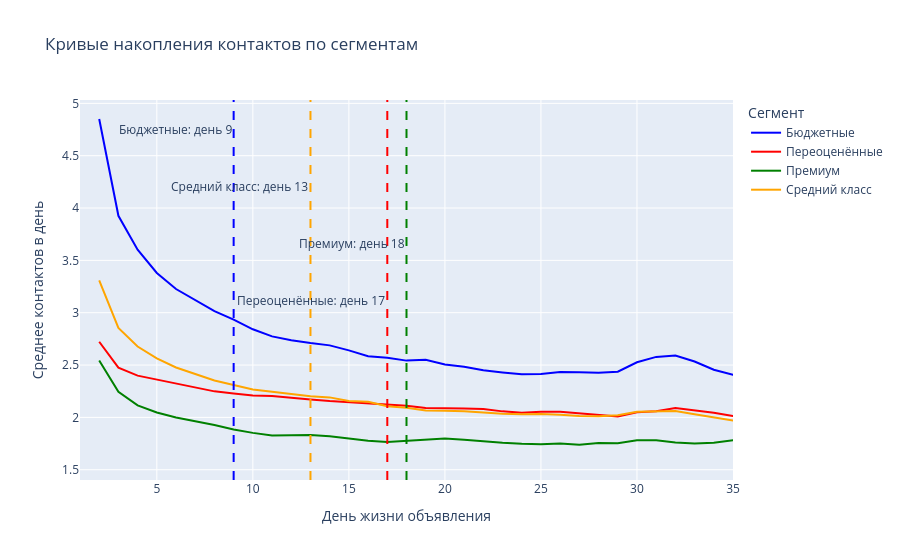

The notebook cell this image was saved under:
### Code cell
import plotly.express as px
import plotly.graph_objects as go
from plotly.subplots import make_subplots

# Кривые накопления по сегментам — интерактивные
fig = px.line(
    pivot,
    x="day",
    y="smooth",
    color="segment_price",
    title="Кривые накопления контактов по сегментам",
    labels={
        "day": "День жизни объявления",
        "smooth": "Среднее контактов в день",
        "segment_price": "Сегмент"
    },
    color_discrete_map={
        "Бюджетные": "blue",
        "Средний класс": "orange",
        "Премиум": "green",
        "Переоценённые": "red"
    }
)

# Разные позиции по высоте чтобы не накладывались
позиции = {
    "Бюджетные": 0.95,
    "Средний класс": 0.80,
    "Премиум": 0.65,
    "Переоценённые": 0.50
}

цвета = {
    "Бюджетные": "blue",
    "Средний класс": "orange",
    "Премиум": "green",
    "Переоценённые": "red"
}

for segment, day in sold_by_segment.items():
    fig.add_vline(
        x=day,
        line_dash="dash",
        line_color=цвета[segment],
        annotation_text=f"{segment}: день {int(day)}",
        annotation_position="top left",
        annotation_y=позиции[segment]
    )

fig.update_xaxes(range=[1, 35])
fig.show()

### Figure 1 — Plotly figure (JSON) as saved in the notebook; plotly's stock layout.template omitted (floating-point values rounded to 4 significant figures)
{"data": [{"hovertemplate": "Сегмент=Бюджетные<br>День жизни объявления=%{x}<br>Среднее контактов в день=%{y}<extra></extra>", "legendgroup": "Бюджетные", "line": {"color": "blue", "dash": "solid"}, "marker": {"symbol": "circle"}, "mode": "lines", "name": "Бюджетные", "orientation": "v", "showlegend": true, "type": "scatter", "x": [1, 2, 3, 4, 5, 6, 7, 8, 9, 10, 11, 12, 13, 14, 15, 16, 17, 18, 19, 20, 21, 22, 23, 24, 25, 26, 27, 28, 29, 30, 31, 32, 33, 34, 35, 36, 37, 38, 39, 40, 41, 42, 43, 44, 45, 46, 47, 48, 49, 50, 51, 52, 53, 54, 55, 56, 57, 58, 59, 60, 61, 62, 63, 64, 65, 66, 67, 68, 69, 70, 71, 72, 73, 74, 75, 76, 77, 78, 79, 80, 81, 82, 83, 84, 85, 86, 87, 88, 89], "xaxis": "x", "y": [NaN, 4.851, 3.926, 3.602, 3.379, 3.226, 3.117, 3.014, 2.933, 2.842, 2.774, 2.736, 2.71, 2.688, 2.64, 2.585, 2.569, 2.542, 2.55, 2.504, 2.484, 2.451, 2.43, 2.413, 2.415, 2.432, 2.432, 2.427, 2.437, 2.526, 2.578, 2.591, 2.534, 2.455, 2.408, 2.34, 2.347, 2.337, 2.317, 2.277, 2.248, 2.27, 2.285, 2.291, 2.304, 2.29, 2.259, 2.254, 2.287, 2.345, 2.355, 2.345, 2.309, 2.295, 2.247, 2.209, 2.196, 2.247, 2.335, 2.421, 2.419, 2.45, 2.415, 2.5, 2.548, 2.607, 2.533, 2.449, 2.434, 2.488, 2.541, 2.522, 2.556, 2.497, 2.677, 2.665, 2.781, 2.687, 2.861, 2.951, 2.963, 2.884, 2.738, 2.544, 2.758, 2.332, 2.151, 1.984, NaN], "yaxis": "y"}, {"hovertemplate": "Сегмент=Переоценённые<br>День жизни объявления=%{x}<br>Среднее контактов в день=%{y}<extra></extra>", "legendgroup": "Переоценённые", "line": {"color": "red", "dash": "solid"}, "marker": {"symbol": "circle"}, "mode": "lines", "name": "Переоценённые", "orientation": "v", "showlegend": true, "type": "scatter", "x": [1, 2, 3, 4, 5, 6, 7, 8, 9, 10, 11, 12, 13, 14, 15, 16, 17, 18, 19, 20, 21, 22, 23, 24, 25, 26, 27, 28, 29, 30, 31, 32, 33, 34, 35, 36, 37, 38, 39, 40, 41, 42, 43, 44, 45, 46, 47, 48, 49, 50, 51, 52, 53, 54, 55, 56, 57, 58, 59, 60, 61, 62, 63, 64, 65, 66, 67, 68, 69, 70, 71, 72, 73, 74, 75, 76, 77, 78, 79, 80, 81, 82, 83, 84, 85, 86, 87, 88, 89, 90], "xaxis": "x", "y": [NaN, 2.723, 2.475, 2.399, 2.363, 2.321, 2.284, 2.249, 2.227, 2.21, 2.204, 2.185, 2.171, 2.155, 2.143, 2.132, 2.12, 2.111, 2.09, 2.09, 2.085, 2.079, 2.057, 2.045, 2.054, 2.054, 2.036, 2.025, 2.008, 2.049, 2.059, 2.089, 2.067, 2.045, 2.014, 1.986, 1.982, 2.0, 2.041, 2.048, 2.028, 1.998, 1.993, 1.991, 1.956, 1.957, 1.955, 1.975, 1.994, 1.998, 2.016, 1.995, 2.001, 1.983, 1.991, 1.988, 2.016, 2.004, 2.04, 2.071, 2.093, 2.065, 2.045, 2.039, 2.042, 2.036, 2.072, 2.077, 2.115, 2.102, 2.16, 2.164, 2.218, 2.22, 2.204, 2.172, 2.157, 2.128, 2.108, 2.184, 2.28, 2.362, 2.314, 2.224, 2.128, 2.235, 2.296, 2.217, 1.959, NaN], "yaxis": "y"}, {"hovertemplate": "Сегмент=Премиум<br>День жизни объявления=%{x}<br>Среднее контактов в день=%{y}<extra></extra>", "legendgroup": "Премиум", "line": {"color": "green", "dash": "solid"}, "marker": {"symbol": "circle"}, "mode": "lines", "name": "Премиум", "orientation": "v", "showlegend": true, "type": "scatter", "x": [1, 2, 3, 4, 5, 6, 7, 8, 9, 10, 11, 12, 13, 14, 15, 16, 17, 18, 19, 20, 21, 22, 23, 24, 25, 26, 27, 28, 29, 30, 31, 32, 33, 34, 35, 36, 37, 38, 39, 40, 41, 42, 43, 44, 45, 46, 47, 48, 49, 50, 51, 52, 53, 54, 55, 56, 57, 58, 59, 60, 61, 62, 63, 64, 65, 66, 67, 68, 69, 70, 71, 72, 73, 74, 75, 76, 77, 78, 79, 80, 81, 82, 83, 84, 85, 86, 87, 88, 89], "xaxis": "x", "y": [NaN, 2.543, 2.245, 2.115, 2.046, 2.0, 1.964, 1.927, 1.884, 1.852, 1.827, 1.828, 1.832, 1.821, 1.8, 1.776, 1.765, 1.777, 1.786, 1.797, 1.785, 1.768, 1.757, 1.747, 1.744, 1.749, 1.739, 1.756, 1.753, 1.783, 1.781, 1.76, 1.75, 1.757, 1.783, 1.772, 1.763, 1.762, 1.759, 1.753, 1.748, 1.763, 1.784, 1.764, 1.742, 1.722, 1.736, 1.747, 1.765, 1.771, 1.772, 1.752, 1.762, 1.772, 1.802, 1.814, 1.834, 1.811, 1.775, 1.777, 1.744, 1.755, 1.772, 1.835, 1.896, 1.886, 1.872, 1.847, 1.887, 1.895, 1.94, 1.916, 1.937, 1.905, 1.815, 1.748, 1.691, 1.788, 1.958, 2.04, 1.932, 1.777, 1.634, 1.657, 1.589, 1.632, 1.618, 1.659, NaN], "yaxis": "y"}, {"hovertemplate": "Сегмент=Средний класс<br>День жизни объявления=%{x}<br>Среднее контактов в день=%{y}<extra></extra>", "legendgroup": "Средний класс", "line": {"color": "orange", "dash": "solid"}, "marker": {"symbol": "circle"}, "mode": "lines", "name": "Средний класс", "orientation": "v", "showlegend": true, "type": "scatter", "x": [1, 2, 3, 4, 5, 6, 7, 8, 9, 10, 11, 12, 13, 14, 15, 16, 17, 18, 19, 20, 21, 22, 23, 24, 25, 26, 27, 28, 29, 30, 31, 32, 33, 34, 35, 36, 37, 38, 39, 40, 41, 42, 43, 44, 45, 46, 47, 48, 49, 50, 51, 52, 53, 54, 55, 56, 57, 58, 59, 60, 61, 62, 63, 64, 65, 66, 67, 68, 69, 70, 71, 72, 73, 74, 75, 76, 77, 78, 79, 80, 81, 82, 83, 84, 85, 86, 87, 88, 89, 90], "xaxis": "x", "y": [NaN, 3.309, 2.854, 2.677, 2.563, 2.477, 2.415, 2.353, 2.309, 2.266, 2.245, 2.222, 2.202, 2.191, 2.157, 2.149, 2.107, 2.093, 2.065, 2.063, 2.06, 2.046, 2.034, 2.031, 2.032, 2.024, 2.013, 2.011, 2.02, 2.054, 2.058, 2.061, 2.031, 1.999, 1.971, 1.949, 1.969, 1.967, 1.971, 1.961, 1.951, 1.953, 1.925, 1.925, 1.909, 1.924, 1.939, 1.948, 1.938, 1.904, 1.886, 1.892, 1.92, 1.928, 1.933, 1.959, 1.998, 2.015, 1.995, 2.003, 1.991, 2.033, 2.026, 2.053, 2.026, 2.012, 1.997, 2.002, 2.016, 2.082, 2.121, 2.139, 2.121, 2.117, 2.102, 2.091, 2.04, 2.026, 2.027, 2.215, 2.231, 2.186, 2.027, 1.959, 2.065, 2.06, 2.047, 1.866, 1.583, NaN], "yaxis": "y"}], "layout": {"annotations": [{"showarrow": false, "text": "Бюджетные: день 9", "x": 9, "xanchor": "right", "xref": "x", "y": 0.95, "yanchor": "top", "yref": "y domain"}, {"showarrow": false, "text": "Переоценённые: день 17", "x": 17, "xanchor": "right", "xref": "x", "y": 0.5, "yanchor": "top", "yref": "y domain"}, {"showarrow": false, "text": "Премиум: день 18", "x": 18, "xanchor": "right", "xref": "x", "y": 0.65, "yanchor": "top", "yref": "y domain"}, {"showarrow": false, "text": "Средний класс: день 13", "x": 13, "xanchor": "right", "xref": "x", "y": 0.8, "yanchor": "top", "yref": "y domain"}], "legend": {"title": {"text": "Сегмент"}, "tracegroupgap": 0}, "shapes": [{"line": {"color": "blue", "dash": "dash"}, "type": "line", "x0": 9, "x1": 9, "xref": "x", "y0": 0, "y1": 1, "yref": "y domain"}, {"line": {"color": "red", "dash": "dash"}, "type": "line", "x0": 17, "x1": 17, "xref": "x", "y0": 0, "y1": 1, "yref": "y domain"}, {"line": {"color": "green", "dash": "dash"}, "type": "line", "x0": 18, "x1": 18, "xref": "x", "y0": 0, "y1": 1, "yref": "y domain"}, {"line": {"color": "orange", "dash": "dash"}, "type": "line", "x0": 13, "x1": 13, "xref": "x", "y0": 0, "y1": 1, "yref": "y domain"}], "title": {"text": "Кривые накопления контактов по сегментам"}, "xaxis": {"anchor": "y", "domain": [0, 1], "range": [1, 35], "title": {"text": "День жизни объявления"}}, "yaxis": {"anchor": "x", "domain": [0, 1], "title": {"text": "Среднее контактов в день"}}}}
